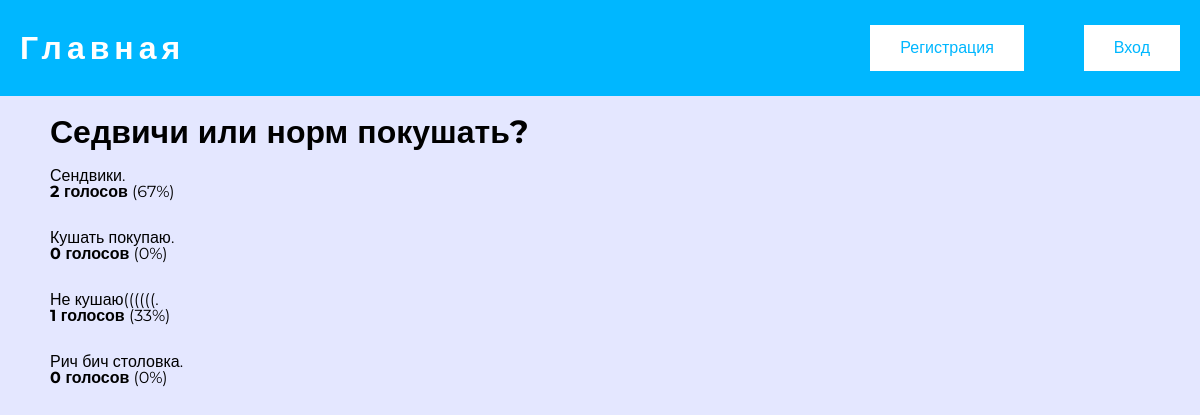
Screenshot of /polls/5/results/ with the database file from the repository.
### polls/models.py (models this page shows, shortened)
class Question(models.Model):
    text = models.CharField("Вопрос",max_length=250)
    pub_date = models.DateTimeField('date published')
    short_description = models.CharField(max_length=450, null=True)
    description = models.CharField(max_length=1500, null=True)
    image = models.ImageField(upload_to='polls/questions', blank=True)
    votes = models.IntegerField(default=0, blank=True)
    voted_by = models.ManyToManyField(User, related_name='voted_by', blank=True)

class Choice(models.Model):
    question = models.ForeignKey(Question, on_delete=models.CASCADE)
    choice_text = models.CharField("Вариант ответа",max_length=200)
    votes = models.IntegerField("Голоса",default=0)
    def calculate_percent(self):
        if self.question.votes > 0:
            return round(self.votes * 100 / self.question.votes)
        return 0

### polls/views.py (the view)
# urls.py: path('<int:pk>/results/', views.ResultsView.as_view(), name='results'),
class ResultsView(generic.DetailView):
    model = Question
    template_name = 'polls/results.html'

### polls/templates/polls/results.html (shortened to what this page needs)
{% extends 'polls/base.html' %}
{% block content %}
    <h1 style="margin-bottom: 20px">{{ question.text }}</h1>
    <ul class="results-list">
        {% for choice in question.choice_set.all %}
        <li>{{ choice.choice_text }}. <br><b>{{ choice.votes }} голосов</b> ({% if question.votes > 0 %}{{ choice.calculate_percent }}%{% endif %})</li>
        {% endfor %}
    </ul>
{% endblock %}

### polls/static/css/styles.css (style rules this page uses)
* { padding: 0;margin: 0;border: 0; }
* { box-sizing: border-box; }
html,body { height:100%;width:100%; font-size:100%;line-height:1; }
body { font-family: 'Montserrat',sans-serif; background: rgba(109, 124, 255, 0.18); }
.results-list { display: flex; flex-direction: column; gap: 30px; list-style: none; }

### rows the page displays
Question: text "Седвичи или норм покушать?"
Choice: choice_text "Сендвики", votes "2", calculate_percent "67"
Choice: choice_text "Кушать покупаю", votes "0", calculate_percent "0"
Choice: choice_text "Не кушаю((((((", votes "1", calculate_percent "33"
Choice: choice_text "Рич бич столовка", votes "0", calculate_percent "0"
